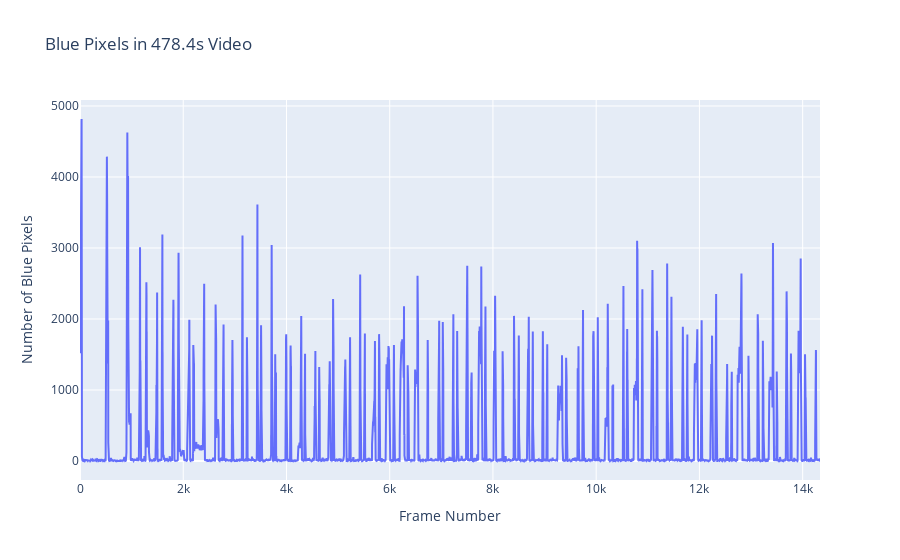

Notebook code for this chart:
### Code cell
def plotly_pixel_counts(pixel_counts):
    # Create a Plotly figure
    fig = go.Figure()

    # Add a trace for the blue pixel counts
    fig.add_trace(go.Scatter(x=np.arange(len(pixel_counts)),
                             y=pixel_counts,
                             mode='lines',
                             name='Number of Blue Pixels'))

    # Customize the layout
    fig.update_layout(
        xaxis_title="Frame Number",
        yaxis_title="Number of Blue Pixels",
        title=f"Blue Pixels in {len(pixel_counts)/29.97:.1f}s Video"
    )

    # Enable zooming and panning
    fig.update_xaxes(type='linear')
    fig.update_yaxes(type='linear')

    # Display the interactive plot
    fig.show()


plotly_pixel_counts(blue_pixel_counts)

### Figure 1 — Plotly figure (JSON) as saved in the notebook; plotly's stock layout.template omitted (floating-point values rounded to 4 significant figures; data arrays with more than 128 entries replaced by an {"elided": "..."} marker saying what was removed)
{"data": [{"mode": "lines", "name": "Number of Blue Pixels", "x": {"elided": "14337 int values"}, "y": {"elided": "14337 int values"}, "type": "scatter"}], "layout": {"xaxis": {"title": {"text": "Frame Number"}, "type": "linear"}, "yaxis": {"title": {"text": "Number of Blue Pixels"}, "type": "linear"}, "title": {"text": "Blue Pixels in 478.4s Video"}}}
